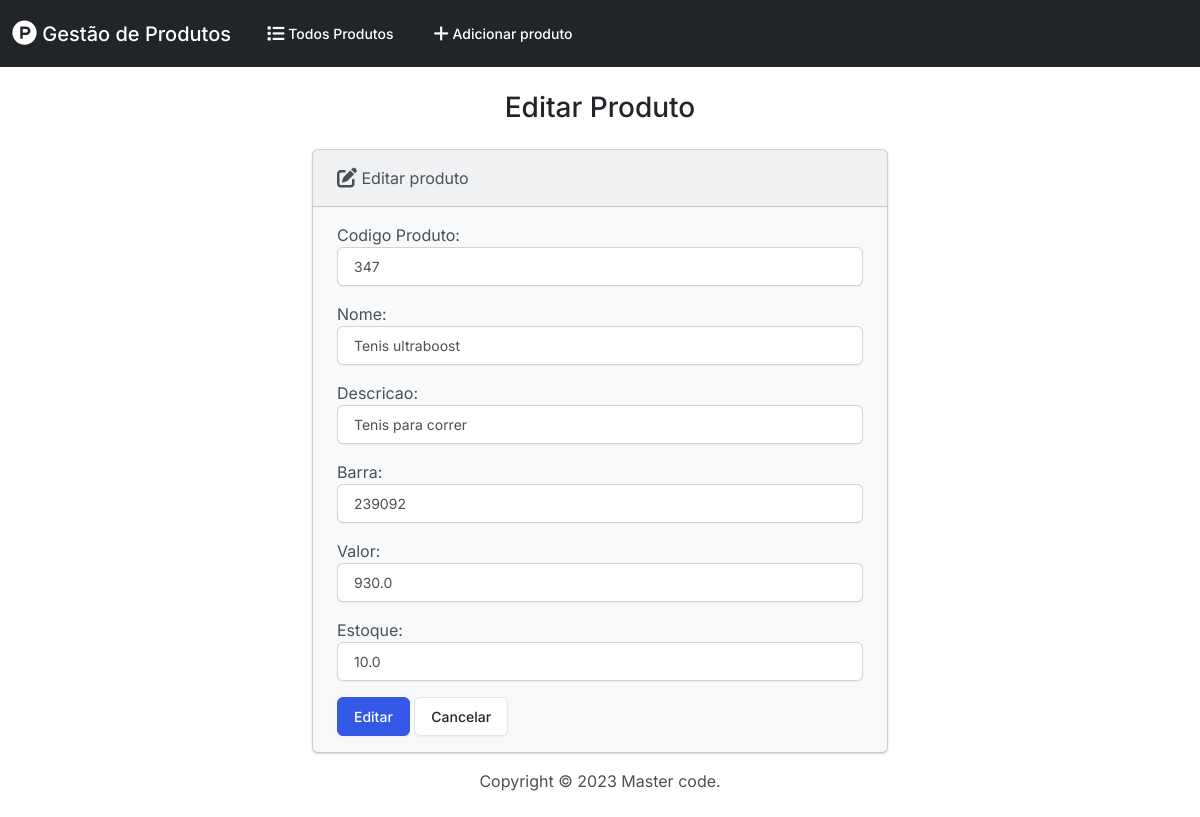
The page /edit/3/ on the database its author committed.
### produtos/models.py (models this page shows, shortened)
class Produtos(models.Model):
    cod_prod =models.PositiveIntegerField()
    nome = models.CharField(max_length=50)
    descricao = models.CharField(max_length=150)
    barra = models.CharField(max_length=50)
    valor = models.FloatField()
    estoque = models.FloatField()

### produtos/views.py (the view)
# urls.py: path('edit/<int:id>/', views.edit, name='edit'),
def edit(request,id):
    if request.method == 'POST':
        produto = Produtos.objects.get(pk=id)
        form = ProdutoForm(request.POST, instance=produto)
        if form.is_valid():
            form.save()
            return render(request, 'produtos/edit.html', {
                'form': form,
                'success': True
            })
    else:
        produto = Produtos.objects.get(pk=id)
        form = ProdutoForm(instance=produto)
    return render(request, 'produtos/edit.html',{
        'form': form
    })

### produtos/forms.py
class ProdutoForm(forms.ModelForm):
    class Meta:
        model = Produtos
        fields = ['cod_prod', 'nome', 'descricao', 'barra', 'valor', 'estoque']
        labels = {
            'cod_prod': 'Codigo Produto',
            'nome': 'Nome',
            'descricao': 'Descricao',
            'barra': 'Barra',
            'valor': 'Valor',
            'estoque': 'Estoque'
        }
        widgets = {
            'cod_prod': forms.NumberInput(attrs={'class': 'form-control'}),
            'nome': forms.TextInput(attrs={'class': 'form-control'}),
            'descricao':forms.TextInput(attrs={'class': 'form-control'}),
            'barra':forms.TextInput(attrs={'class': 'form-control'}),
            'valor':forms.NumberInput(attrs={'class': 'form-control'}),
            'estoque':forms.NumberInput(attrs={'class': 'form-control'})
        }

### produtos/templates/produtos/edit.html (shortened to what this page needs)
{% extends "produtos/base.html" %}
{% block body %}
    <h3 class="text-center m-4">Editar Produto</h3>
    {% if success %}
        <div class="alert alert-success" role="alert">
            Produto editado com sucesso
            <a href="{% url 'index' %}" class="alert-link">Volte a página inicial.</a>
        </div>
    {% else %}
        <div class="row justify-content-center">
            <div class="col-6">
                <div class="card bg-light mb-3">
                    <div class="card-header"><i class="fa-solid fa-pen-to-square fa-lg"></i> Editar produto</div>
                    <div class="card-body">
                      <form action="" method="POST">
                        {{ form.as_p }}
                        <button type="submit" class="btn btn-primary">Editar</button>
                        <a href="{% url 'index' %}" class="btn btn-secondary">Cancelar</a>
                      </form>
                    </div>
                </div>
            </div>
        </div>
    {% endif %}
{% endblock %}

### rows shown on the page
Produtos: cod_prod "347", nome "Tenis ultraboost", descricao "Tenis para correr", barra "239092", valor "930.0", estoque "10.0"
